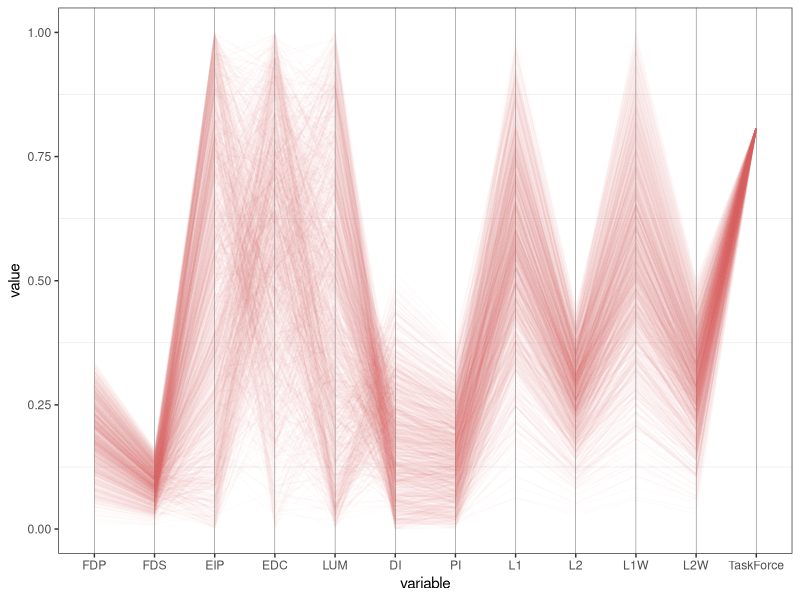
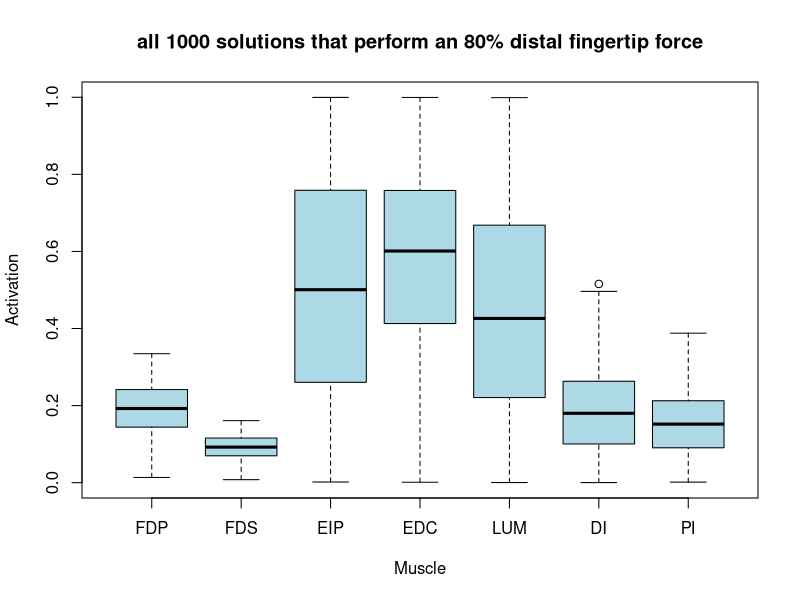
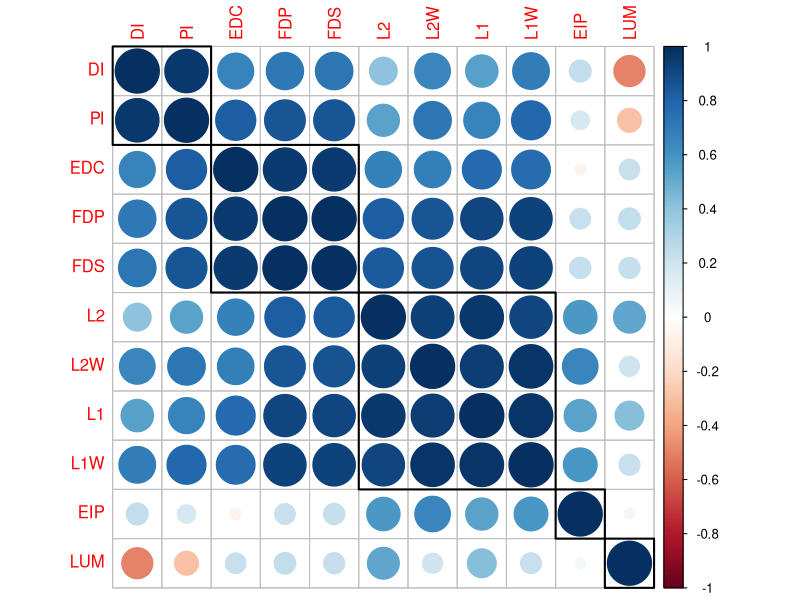
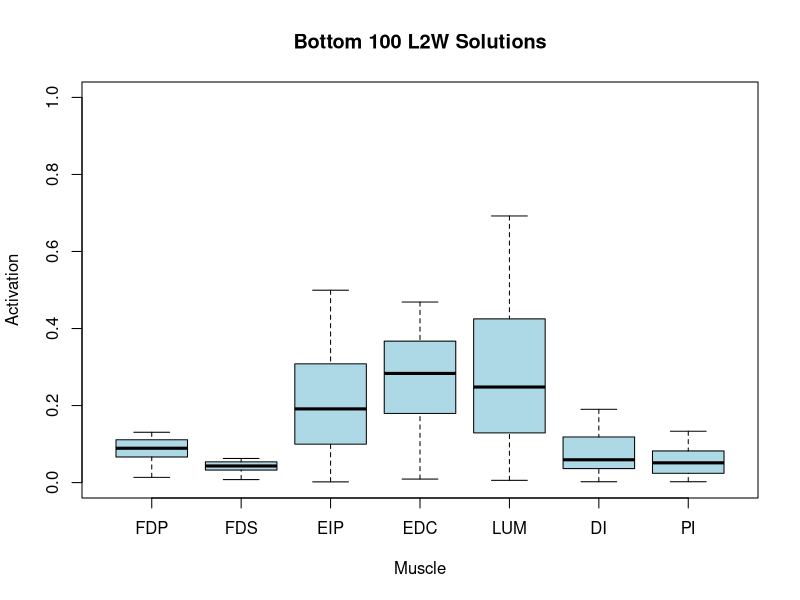
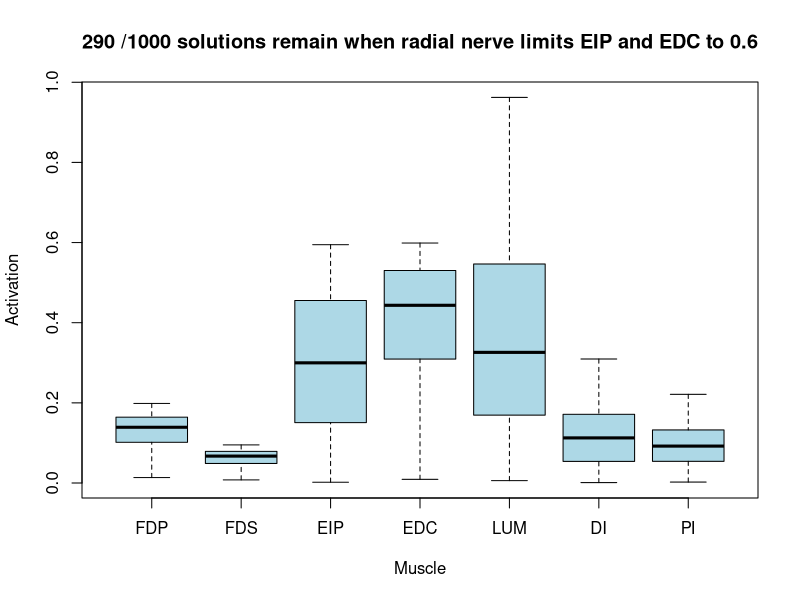
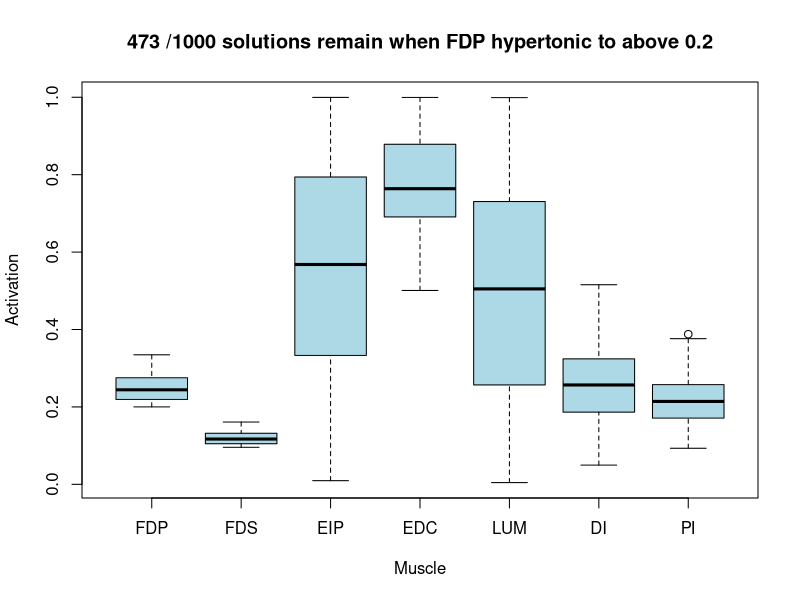
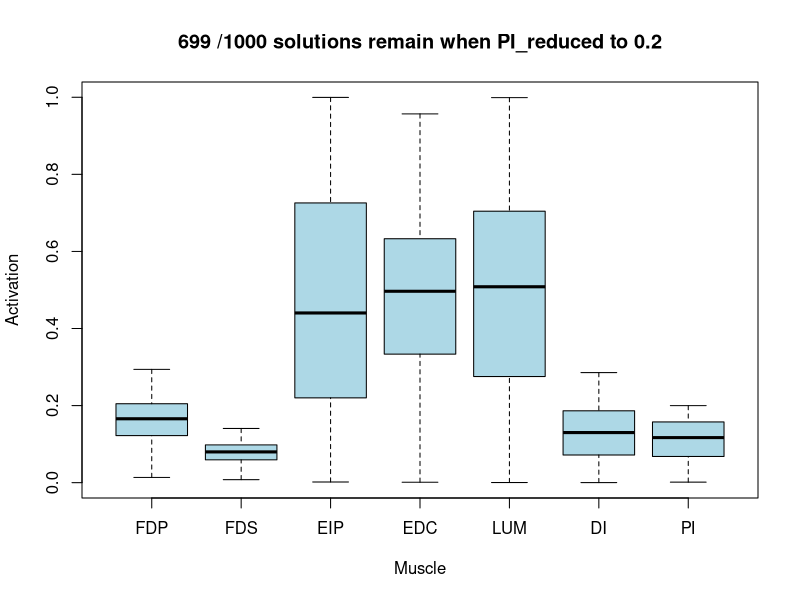
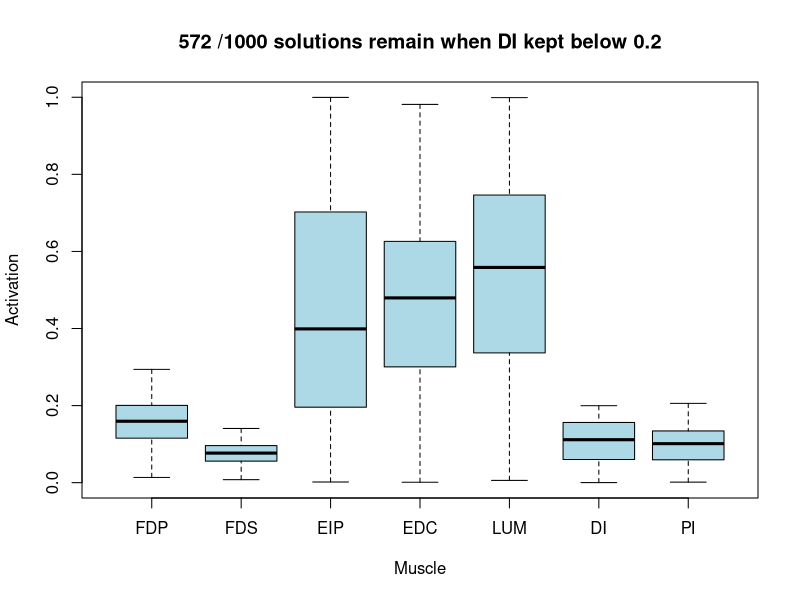

These figures' R source, in order:
## ---- chunk 1
fill_costs = function(df,m, fmax_vector) {
  F0 = matrix(fmax_vector,dim(df)[1],m,byrow=TRUE)
  # L1
  df[,(m+1)] = rowSums(df[,1:m])
  # L2
  df[,(m+2)] = (rowSums(df[,1:m]^2))^(1/2)
  # Lw1
  df[,(m+3)] = rowSums(df[,1:m]*F0)
  # Lw2
  df[,(m+4)] = (rowSums((df[,1:m]*F0)^2))^(1/2)

  
  return(df)

}
## ---- chunk 2
my_column_names <- c("FDP",
                    "FDS",
                    "EIP",
                    "EDC",
                    "LUM",
                    "DI",
                    "PI",
                    "L1",
                    "L2",
                    "L1W",
                    "L2W")
points_db_80 <- read.csv("finger_forcevector_0.8075310608430573_1484789302756.csv", header=FALSE)
fmax_vector <- c(123, 219, 124.8, 129.6, 23.52, 21.6, 91.74)
points_w_cost<- fill_costs(points_db_80,7,fmax_vector)
colnames(points_w_cost) <- my_column_names


## ---- chunk 3
generate_parcoord_plot_with_costs<- function(points_dataframe, fraction_of_maxforce_for_task, my_column_names, fmax_vector){
  points_with_costs <- fill_costs(points_dataframe, 7, fmax_vector)
  points_with_costs$TaskForce <- rep(fraction_of_maxforce_for_task, length(points_with_costs[,1]))
  colnames(points_with_costs) <- my_column_names
  
  # parcoord(points_with_costs, var.label=TRUE, ylim=c(0,1))
  
  nonweighted_max_observed_cost <- max(points_with_costs$L1)
  weighted_max_observed_cost <- max(points_with_costs$L1W)
  
  #unweighted
  points_with_costs$L1 <- points_with_costs$L1 / nonweighted_max_observed_cost
  points_with_costs$L2 <- points_with_costs$L2 / nonweighted_max_observed_cost
  #weighted
  points_with_costs$L1W <- points_with_costs$L1W / weighted_max_observed_cost
  points_with_costs$L2W <- points_with_costs$L2W / weighted_max_observed_cost
  
  require(GGally)
  require(ggplot2)
  p_raw <- ggparcoord(points_with_costs, scale='globalminmax', alpha=0.025, boxplot=FALSE, mapping=ggplot2::aes(colour="midnightblue"))
  p <- p_raw + theme_bw() + theme(
    panel.grid.major.x = element_line(color = "black", size = 0.1),
    panel.grid.major = element_blank(),
    legend.position = "none"
)
  return(p)
}
## ---- chunk 4
generate_parcoord_plot_with_costs(points_dataframe = points_db_80, fraction_of_maxforce_for_task = 0.8075310608430573, c("FDP",
                    "FDS",
                    "EIP",
                    "EDC",
                    "LUM",
                    "DI",
                    "PI",
                    "L1",
                    "L2",
                    "L1W",
                    "L2W",
                    "TaskForce"), fmax_vector)
## ---- chunk 5
alldata <- points_db_80[,1:7]
colnames(alldata) <- my_column_names[1:7]
boxplot(alldata, xlab="Muscle", ylab="Activation", col="lightblue", main="all 1000 solutions that perform an 80% distal fingertip force")
lo_cost_summary <- summary(alldata)
print(lo_cost_summary)
## ---- chunk 6
cor(points_w_cost$FDP, points_w_cost$FDS)
## ---- chunk 7
cor(points_w_cost$LUM, points_w_cost$DI)
## ---- chunk 8
cor(points_w_cost$EIP, points_w_cost$EDC)
## ---- chunk 9
library(corrplot)
corrplot(cor(points_w_cost), order = "hclust", addrect=5)
## ---- chunk 10
total_points <- length(points_w_cost[,1])
remaining_points <- points_w_cost[order(points_w_cost$L2W),][1:100,]
boxplot(remaining_points[,1:7], xlab="Muscle", ylab="Activation", col="lightblue", main="Bottom 100 L2W Solutions",ylim=c(0,1))
lo_cost_summary <- summary(remaining_points[,1:7])
print(lo_cost_summary)
## ---- chunk 11
radial_nerve_damaged_points <- points_w_cost[points_w_cost$EIP < 0.6 & points_w_cost$EDC < 0.6,]
len_remaining <- length(radial_nerve_damaged_points[,1])
boxplot(radial_nerve_damaged_points[,1:7], xlab="Muscle", ylab="Activation", col="lightblue", main=paste(len_remaining, "/1000 solutions remain when radial nerve limits EIP and EDC to 0.6"))
lo_cost_summary <- summary(radial_nerve_damaged_points[,1:7])
print(lo_cost_summary)
## ---- chunk 12
hypertonic_points <- points_w_cost[points_w_cost$FDP > 0.2,]
len_remaining <- length(hypertonic_points[,1])
boxplot(hypertonic_points[,1:7], xlab="Muscle", ylab="Activation", col="lightblue", main=paste(len_remaining, "/1000 solutions remain when FDP hypertonic to above 0.2"))
lo_cost_summary <- summary(hypertonic_points[,1:7])
print(lo_cost_summary)
## ---- chunk 13
PI_reduced <- points_w_cost[points_w_cost$PI < 0.20,]
len_remaining <- length(PI_reduced[,1]) 
boxplot(PI_reduced[,1:7], xlab="Muscle", ylab="Activation", col="lightblue", main=paste(len_remaining, "/1000 solutions remain when PI_reduced to 0.2"))
lo_cost_summary <- summary(PI_reduced[,1:7])
print(lo_cost_summary)
## ---- chunk 14
DI_reduced <- points_w_cost[points_w_cost$DI < 0.2,]
len_remaining<- length(DI_reduced[,1])
boxplot(DI_reduced[,1:7], xlab="Muscle", ylab="Activation", col="lightblue", main=paste(len_remaining, "/1000 solutions remain when DI kept below 0.2"))
lo_cost_summary <- summary(DI_reduced[,1:7])
print(lo_cost_summary)
## ---- chunk 15
DI_reduced <- points_w_cost[points_w_cost$DI < 0.2,]
len_remaining<- length(DI_reduced[,1])

library(reshape2)
pre_and_post_meltdb <- function(pre_df, post_df, constraint_str= "after constraints"){
#assemble post
post_melt<- melt(post_df)
post_melt$group <- constraint_str
#assemble pre
colnames(pre_df) <- my_column_names[1:7]
full_melt <- melt(pre_df)
full_melt$group <- "original"
#concatenate
pre_and_post <- rbind(post_melt, full_melt)

library(ggplot2)
p<- ggplot(pre_and_post, aes(x = variable, y = value, fill = group)) +
  geom_boxplot() +
  scale_fill_manual(values = c("lightblue", "grey"))
return(p)
}

pre_and_post_meltdb(points_db_80[,1:7], DI_reduced[,1:7], "DI reduced")
## // duplicate 
##boxplot(DI_reduced[,1:7], xlab="Muscle", ylab="Activation", col="lightblue", main=paste(len_remaining, "/1000 solutions remain when DI kept below 0.2"))
##lo_cost_summary <- summary(DI_reduced[,1:7])
##print(lo_cost_summary)
## ---- chunk 16
high_force_points <- read.csv("finger_forcevector_25.379547626496084_1484881649920.csv")
par(mfrow=c(3,3))
names <- c("FDP","FDS","EIP","EDC","LUM","DI","PI")
lapply(1:7, 
       function(x) {
        hist(high_force_points[,x], main = names[x], xlab="muscle activation", col = "black", xlim=c(0,1)) 
        summary(high_force_points[,x])  
        }
      )

